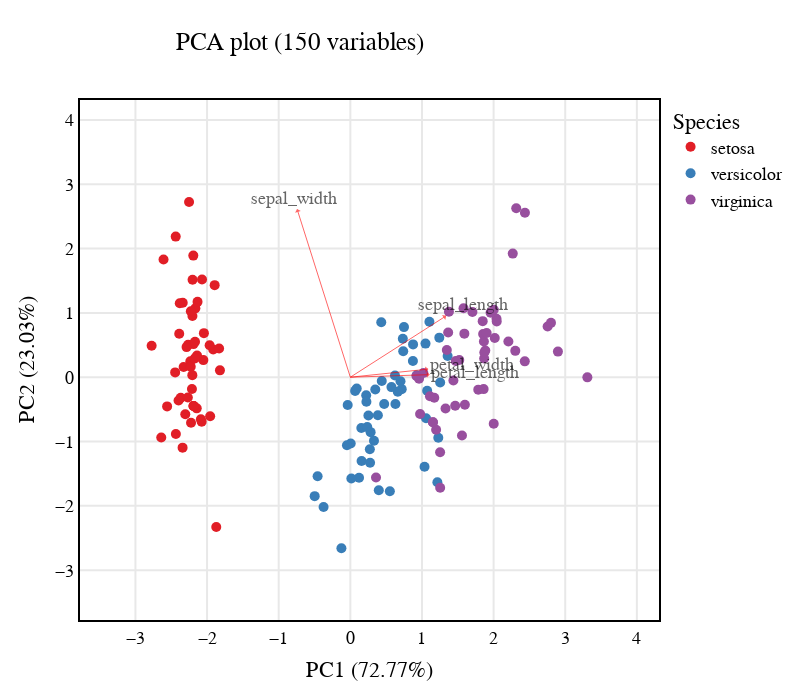

The code cell stored with this chart in its notebook:
### Code cell
fig = px.scatter(finalDf, 
                     x='PC1', 
                     y='PC2', 
                     color=finalDf["species"],
                     #symbol=finalDf['species'],
                     color_discrete_sequence=["#E11E26", 
                                              "#397EB8", 
                                              "#984F9E"], 
                     labels={"PC1": "PC1 ({}%)".format(pca_1_percent),
                             "PC2": "PC2 ({}%)".format(pca_2_percent),
                             "species": "Species"},
                     title=title_string+" ("+str(number_of_variables)+" variables)",
                     template="plotly_white",
                     )

#updates the range of x and y axis    
fig.update_xaxes(dtick=1, range=[min_number, max_number])
fig.update_yaxes(dtick=1, range=[min_number, max_number])

#determines if border of plot should be shown
fig.update_xaxes(showline=True, linewidth=2, linecolor='black', mirror=True)
fig.update_yaxes(showline=True, linewidth=2, linecolor='black', mirror=True)

#determines gridlines details
fig.update_xaxes(showgrid=True, gridwidth=2, gridcolor='#E8E8E8')
fig.update_yaxes(showgrid=True, gridwidth=2, gridcolor='#E8E8E8')

#determines how zerolines hsould be displayed
fig.update_xaxes(zerolinewidth=2, zerolinecolor='#E8E8E8')
fig.update_yaxes(zerolinewidth=2, zerolinecolor='#E8E8E8')

#updates size of feature points in plot
fig.update_traces(marker=dict(size=10),
                  selector=dict(mode='markers')) 

#specifies layout details
fig.update_layout(height=700, 
                  width=800, 
                  showlegend=True, 
                  legend_title_text='Species',
                  font=dict(
                        family="Courier New, monospace",
                        size=18,
                        color="black"),
                  title_x=0.22)

#add components dir
n = components.shape[0]
for i in range(n):
    fig.add_annotation(x= 0, # arrows' head
                       y= 0,  # arrows' head
                       ax=components.iloc[i,0] * 3,  # arrows' tail
                       ay=components.iloc[i,1] * 3,  # arrows' tail
                       xref='x',
                       yref='y',
                       axref='x',
                       ayref='y',
                       text=components.iloc[i,2],  
                       showarrow=True,
                       arrowhead=3,
                       arrowsize=1,
                       arrowwidth=1,
                       arrowcolor='red',
                       opacity=0.6,
                       arrowside='start')
fig.show()
fig.write_html("pca_plot_iris_data.html")

### Figure 1 — Plotly figure (JSON) as saved in the notebook; plotly's stock layout.template omitted (floating-point values rounded to 4 significant figures)
{"data": [{"hovertemplate": "Species=setosa<br>PC1 (72.77%)=%{x}<br>PC2 (23.03%)=%{y}<extra></extra>", "legendgroup": "setosa", "marker": {"color": "#E11E26", "size": 10, "symbol": "circle"}, "mode": "markers", "name": "setosa", "orientation": "v", "showlegend": true, "type": "scatter", "x": [-2.265, -2.086, -2.368, -2.304, -2.389, -2.071, -2.446, -2.234, -2.342, -2.189, -2.163, -2.327, -2.224, -2.64, -2.192, -2.251, -2.203, -2.19, -1.894, -2.34, -1.915, -2.205, -2.774, -1.82, -2.228, -1.957, -2.052, -2.168, -2.14, -2.269, -2.145, -1.832, -2.608, -2.438, -2.189, -2.211, -2.044, -2.189, -2.436, -2.171, -2.287, -1.872, -2.558, -1.964, -2.133, -2.075, -2.381, -2.398, -2.227, -2.206], "xaxis": "x", "y": [0.5057, -0.6554, -0.3185, -0.5754, 0.6748, 1.519, 0.07456, 0.2476, -1.095, -0.4486, 1.071, 0.1586, -0.7091, -0.9383, 1.89, 2.722, 1.514, 0.5143, 1.431, 1.158, 0.4305, 0.9525, 0.4895, 0.1068, 0.1622, -0.6079, 0.266, 0.552, 0.3366, -0.3149, -0.4839, 0.4453, 1.828, 2.185, -0.4486, -0.1843, 0.685, -0.4486, -0.8822, 0.2927, 0.468, -2.328, -0.4538, 0.4974, 1.171, -0.6919, 1.151, -0.3624, 1.025, 0.03224], "yaxis": "y"}, {"hovertemplate": "Species=versicolor<br>PC1 (72.77%)=%{x}<br>PC2 (23.03%)=%{y}<extra></extra>", "legendgroup": "versicolor", "marker": {"color": "#397EB8", "size": 10, "symbol": "circle"}, "mode": "markers", "name": "versicolor", "orientation": "v", "showlegend": true, "type": "scatter", "x": [1.104, 0.7325, 1.242, 0.3973, 1.073, 0.3845, 0.7487, -0.4979, 0.9262, 0.004968, -0.1247, 0.4387, 0.5516, 0.7172, -0.03726, 0.8759, 0.348, 0.1534, 1.215, 0.1569, 0.7383, 0.4724, 1.228, 0.6294, 0.7005, 0.8735, 1.254, 1.358, 0.6621, -0.04728, 0.1215, 0.01412, 0.236, 1.057, 0.2214, 0.4318, 1.049, 1.036, 0.06707, 0.2754, 0.2723, 0.6232, 0.33, -0.3736, 0.2829, 0.08905, 0.2244, 0.5739, -0.457, 0.2522], "xaxis": "x", "y": [0.8631, 0.5986, 0.6148, -1.758, -0.2118, -0.5911, 0.7787, -1.849, 0.03033, -1.029, -2.658, -0.05888, -1.773, -0.1854, -0.4328, 0.51, -0.1906, -0.7907, -1.633, -1.303, 0.4025, -0.4166, -0.9409, -0.4168, -0.06349, 0.2507, -0.08262, 0.3288, -0.2243, -1.057, -1.564, -1.573, -0.7759, -0.6369, -0.2808, 0.8551, 0.5222, -1.392, -0.2126, -1.33, -1.119, 0.02754, -0.9889, -2.018, -0.854, -0.1749, -0.3805, -0.1537, -1.539, -0.5959], "yaxis": "y"}, {"hovertemplate": "Species=virginica<br>PC1 (72.77%)=%{x}<br>PC2 (23.03%)=%{y}<extra></extra>", "legendgroup": "virginica", "marker": {"color": "#984F9E", "size": 10, "symbol": "circle"}, "mode": "markers", "name": "virginica", "orientation": "v", "showlegend": true, "type": "scatter", "x": [1.848, 1.153, 2.206, 1.439, 1.868, 2.754, 0.3584, 2.303, 2.002, 2.268, 1.366, 1.599, 1.884, 1.253, 1.464, 1.592, 1.471, 2.437, 3.309, 1.254, 2.04, 0.9739, 2.898, 1.329, 1.704, 1.958, 1.172, 1.02, 1.786, 1.865, 2.435, 2.316, 1.86, 1.111, 1.197, 2.801, 1.58, 1.347, 0.9234, 1.854, 2.016, 1.903, 1.153, 2.043, 2.002, 1.871, 1.558, 1.521, 1.376, 0.9593], "xaxis": "x", "y": [0.8717, -0.7013, 0.5545, -0.05001, 0.2912, 0.7884, -1.56, 0.4095, -0.7239, 1.921, 0.6939, -0.4282, 0.4143, -1.167, -0.4441, 0.677, 0.2532, 2.557, -0.002361, -1.718, 0.9074, -0.5712, 0.3978, -0.4868, 1.014, 1.003, -0.3189, 0.06554, -0.1933, 0.5554, 0.2467, 2.626, -0.1847, -0.296, -0.8172, 0.8447, 1.072, 0.4223, 0.01923, 0.6724, 0.6104, 0.686, -0.7013, 0.8647, 1.049, 0.3828, -0.9053, 0.2668, 1.016, -0.02228], "yaxis": "y"}], "layout": {"annotations": [{"arrowcolor": "red", "arrowhead": 3, "arrowside": "start", "arrowsize": 1, "arrowwidth": 1, "ax": 1.567, "axref": "x", "ay": 1.117, "ayref": "y", "opacity": 0.6, "showarrow": true, "text": "sepal_length", "x": 0, "xref": "x", "y": 0, "yref": "y"}, {"arrowcolor": "red", "arrowhead": 3, "arrowside": "start", "arrowsize": 1, "arrowwidth": 1, "ax": -0.7901, "axref": "x", "ay": 2.777, "ayref": "y", "opacity": 0.6, "showarrow": true, "text": "sepal_width", "x": 0, "xref": "x", "y": 0, "yref": "y"}, {"arrowcolor": "red", "arrowhead": 3, "arrowside": "start", "arrowsize": 1, "arrowwidth": 1, "ax": 1.744, "axref": "x", "ay": 0.06328, "ayref": "y", "opacity": 0.6, "showarrow": true, "text": "petal_length", "x": 0, "xref": "x", "y": 0, "yref": "y"}, {"arrowcolor": "red", "arrowhead": 3, "arrowside": "start", "arrowsize": 1, "arrowwidth": 1, "ax": 1.697, "axref": "x", "ay": 0.1962, "ayref": "y", "opacity": 0.6, "showarrow": true, "text": "petal_width", "x": 0, "xref": "x", "y": 0, "yref": "y"}], "font": {"color": "black", "family": "Courier New, monospace", "size": 18}, "height": 700, "legend": {"title": {"text": "Species"}, "tracegroupgap": 0}, "showlegend": true, "title": {"text": "PCA plot (150 variables)", "x": 0.22}, "width": 800, "xaxis": {"anchor": "y", "domain": [0, 1], "dtick": 1, "gridcolor": "#E8E8E8", "gridwidth": 2, "linecolor": "black", "linewidth": 2, "mirror": true, "range": [-3.774, 4.309], "showgrid": true, "showline": true, "title": {"text": "PC1 (72.77%)"}, "zerolinecolor": "#E8E8E8", "zerolinewidth": 2}, "yaxis": {"anchor": "x", "domain": [0, 1], "dtick": 1, "gridcolor": "#E8E8E8", "gridwidth": 2, "linecolor": "black", "linewidth": 2, "mirror": true, "range": [-3.774, 4.309], "showgrid": true, "showline": true, "title": {"text": "PC2 (23.03%)"}, "zerolinecolor": "#E8E8E8", "zerolinewidth": 2}}}
